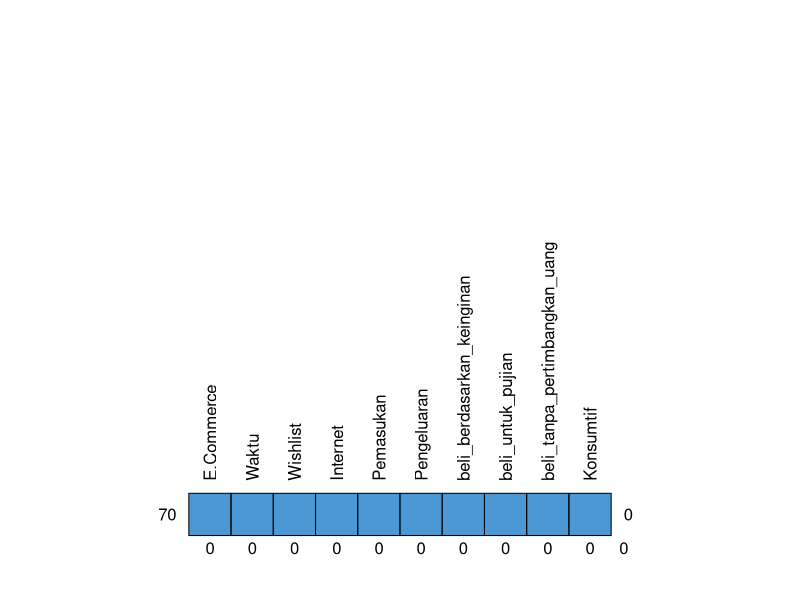

Source code (R): (Note: this script raises an error after producing the figure.)
## ---- chunk 1
data <- read.csv("AnalisisECommerce.csv")
data
## ---- chunk 2
as.data.frame(colSums(is.na(data)))
## ---- chunk 3
summary(data)
## ---- chunk 4
library(mice)
md.pattern(data, plot = TRUE, rotate.names = TRUE)
## ---- chunk 5
colnames(data)
## ---- chunk 6
data2
## ---- chunk 7
model <- glm(Konsumtif~E.Commerce+Waktu+Wishlist+Internet+Pemasukan+Pengeluaran+beli_berdasarkan_keinginan+beli_untuk_pujian+beli_tanpa_pertimbangkan_uang, data = data, family = binomial)

model
## ---- chunk 8
cooksD <- cooks.distance(model)
## ---- chunk 9
n <- nrow(data)
plot(cooksD, main = "Cooks Distance for Influential Obs")
abline(h = 4/n, lty = 2, col = "steelblue")
## ---- chunk 10
plot(model, which = 5)
## ---- chunk 11
#identify influential points
influential_obs <- as.numeric(names(cooksD)[(cooksD > (4/n))])

#define new data frame with influential points removed
cleandata <- data[-influential_obs, ]
## ---- chunk 12
cleandata
## ---- chunk 13
# detect outlier function
detect_outlier <- function(x) {
  
  # calculate first quantile
  Quantile1 <- quantile(x, probs=.25)
  
  # calculate third quantile
  Quantile3 <- quantile(x, probs=.75)
  
  # calculate inter quartile range
  IQR = Quantile3-Quantile1
  
  # return true or false
  x > Quantile3 + (IQR*1.5) | x < Quantile1 - (IQR*1.5)
}

# create remove outlier function
remove_outlier <- function(dataframe, columns=names(dataframe)) {
   
    # for loop to traverse in columns vector
    for (col in columns) {
       
        # remove observation if it satisfies outlier function
        dataframe <- dataframe[!detect_outlier(dataframe[[col]]), ]
    }
   
    # return dataframe
    return(dataframe)
}

data2 <- remove_outlier(cleandata, c("Waktu", "Wishlist", "Internet", "Pemasukan", "Pengeluaran"))
## ---- chunk 14
data2
## ---- chunk 15
write.csv(data2,file='dataecom.csv',row.names = FALSE)
